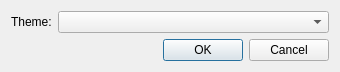
<?xml version="1.0" encoding="UTF-8"?>
<ui version="4.0">
 <class>SettingsDialog</class>
 <widget class="QDialog" name="SettingsDialog">
  <property name="geometry">
   <rect>
    <x>0</x>
    <y>0</y>
    <width>340</width>
    <height>68</height>
   </rect>
  </property>
  <property name="windowTitle">
   <string>Settings</string>
  </property>
  <property name="modal">
   <bool>true</bool>
  </property>
  <layout class="QVBoxLayout" name="verticalLayout">
   <item>
    <layout class="QHBoxLayout" name="horizontalLayout" stretch="0,1">
     <item>
      <widget class="QLabel" name="label">
       <property name="text">
        <string>Theme:</string>
       </property>
      </widget>
     </item>
     <item>
      <widget class="QComboBox" name="cbTheme"/>
     </item>
    </layout>
   </item>
   <item>
    <widget class="QDialogButtonBox" name="buttonBox">
     <property name="orientation">
      <enum>Qt::Horizontal</enum>
     </property>
     <property name="standardButtons">
      <set>QDialogButtonBox::Cancel|QDialogButtonBox::Ok</set>
     </property>
    </widget>
   </item>
  </layout>
 </widget>
 <resources/>
 <connections>
  <connection>
   <sender>buttonBox</sender>
   <signal>accepted()</signal>
   <receiver>SettingsDialog</receiver>
   <slot>accept()</slot>
   <hints>
    <hint type="sourcelabel">
     <x>248</x>
     <y>254</y>
    </hint>
    <hint type="destinationlabel">
     <x>157</x>
     <y>274</y>
    </hint>
   </hints>
  </connection>
  <connection>
   <sender>buttonBox</sender>
   <signal>rejected()</signal>
   <receiver>SettingsDialog</receiver>
   <slot>reject()</slot>
   <hints>
    <hint type="sourcelabel">
     <x>316</x>
     <y>260</y>
    </hint>
    <hint type="destinationlabel">
     <x>286</x>
     <y>274</y>
    </hint>
   </hints>
  </connection>
 </connections>
</ui>
